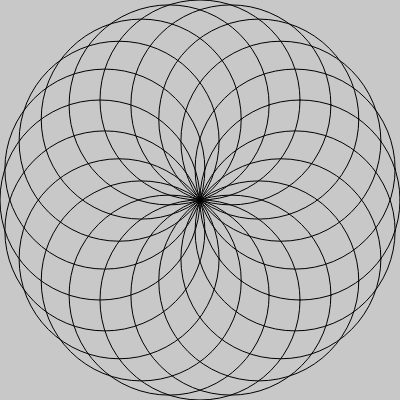
Frame 1 (no input)
Frame 2 (the mouse pressed at the canvas centre, redrawn once): identical to frame 1, image omitted

The p5.js sketch that drew this single still picture (run headless with seeded random() and noise() and a simulated clock; the mouse was pressed at the canvas centre and the sketch redrawn once):

// p5.js sketch
// ── sketch.js
const sketchHeight = 400;
const sketchWidth = 400;

function setup() {
        createCanvas(sketchHeight, sketchWidth);
}

function draw() {
      noLoop();
      background(200);
      
      noFill();
      stroke("black");
    
      let radius = 200;
       
      let maxCount = 20;
      for (let circleCount = 0; circleCount < maxCount; circleCount += 1) {
        let theta = (Math.PI / 180) * (360 / maxCount * circleCount + 90);
    
        let x = radius / 2 * cos(theta);
        let y = radius / 2 * sin(theta);
    
        circle(
          x + sketchWidth / 2,
          y + sketchHeight / 2,
          radius
        );
      }
      radius = 70
      maxCount = 6;
    for (let circleCount = 0; circleCount < maxCount; circleCount += 1) {
    let theta = (Math.PI / 180) * (360 / maxCount * circleCount + 90);

    let x = radius / 2 * cos(theta);
    let y = radius / 2 * sin(theta);
    }
}

      
